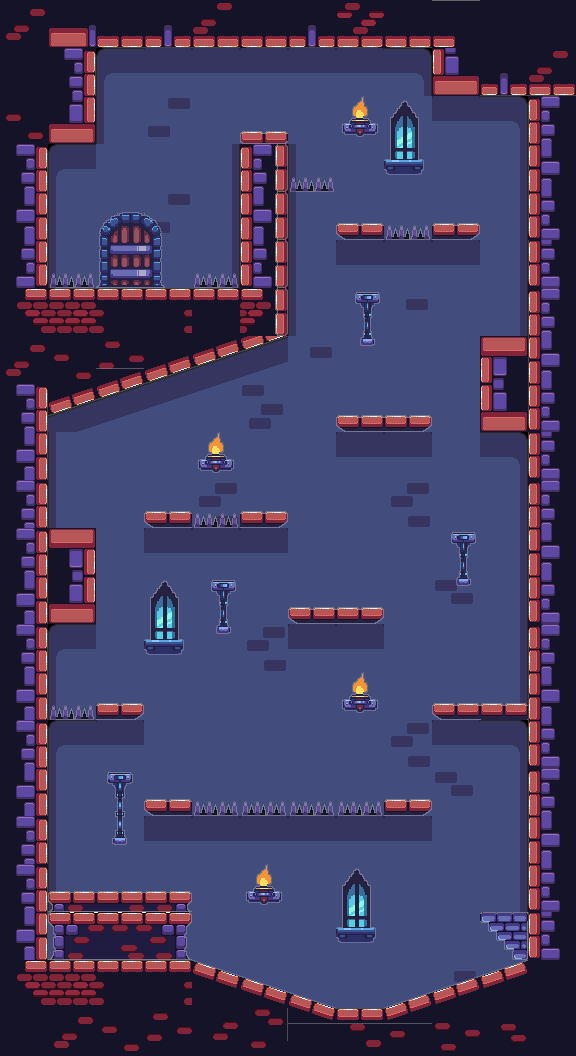

Tiled map render using the project's own tile images. Description and the whole map definition, tile-layer contents included, below:
An orthogonal 12x22 tile map with 48x48 px tiles, 2 tile layers (Background 1, Background 2) and 33 objects.

<map version="1.5" tiledversion="1.7.2" orientation="orthogonal" renderorder="right-down" width="12" height="22" tilewidth="48" tileheight="48" infinite="0" nextlayerid="7" nextobjectid="37">
 <tileset firstgid="1" source="map_8.tsx" />
 <layer id="1" name="Background 1" width="12" height="22">
  <data encoding="csv">
2,19,20,21,22,20,21,30,20,1073741944,1,1,
1,37,218,206,206,206,206,206,228,86,21,22,
3,87,236,225,238,238,238,238,238,206,228,49,
37,218,238,238,246,49,236,238,238,238,246,67,
55,236,238,225,246,67,236,238,238,238,246,85,
73,236,238,238,246,85,236,206,206,206,246,85,
91,92,93,94,102,103,236,238,224,238,246,49,
2,3,4,203,204,205,224,238,238,238,68,67,
37,204,205,221,222,223,238,238,238,238,86,85,
55,236,238,238,238,238,238,206,206,238,228,85,
37,236,238,238,245,238,238,238,245,238,246,49,
37,225,238,206,206,206,238,238,238,238,246,67,
55,238,238,238,238,238,238,238,238,239,246,85,
37,218,238,238,238,245,206,206,238,238,246,49,
55,236,238,238,238,238,238,238,238,238,246,67,
37,218,206,238,238,238,238,238,245,206,228,85,
55,236,238,238,238,238,238,238,238,239,246,49,
37,236,238,206,206,206,206,206,206,238,246,67,
37,236,238,238,238,238,238,238,238,238,246,85,
55,238,238,238,238,238,238,238,238,238,238,85,
91,92,93,94,238,238,238,238,238,224,238,1,
1,2,3,4,5,6,1073741825,1073741826,1073741827,1073741828,1073741829,1
</data>
 </layer>
 <layer id="2" name="Background 2" width="12" height="22">
  <data encoding="csv">
0,0,0,0,0,0,0,0,0,0,0,0,
0,0,0,0,0,0,0,0,0,0,0,0,
0,0,0,0,0,151,0,217,289,0,0,0,
0,0,0,0,0,1610612887,157,0,307,0,0,0,
0,0,298,299,0,1610612887,0,187,157,189,0,0,
0,157,316,317,157,1610612887,0,0,0,0,0,0,
0,0,0,0,0,1610612887,0,361,0,0,0,0,
0,0,7,23,24,25,0,379,0,0,0,0,
0,24,25,0,0,0,0,187,189,0,0,0,
0,0,0,0,217,0,0,0,0,0,0,0,
0,0,0,187,157,189,0,0,0,0,0,0,
0,69,0,0,0,0,0,0,0,361,0,0,
0,87,0,289,361,0,187,189,0,379,0,0,
0,0,0,307,379,0,0,0,0,0,0,0,
0,157,189,0,0,0,0,217,0,187,188,0,
0,0,0,0,0,0,0,0,0,0,0,0,
0,0,362,187,157,157,157,157,189,0,0,0,
0,0,380,0,0,0,0,0,0,0,0,0,
0,148,149,150,0,217,0,289,0,0,0,0,
0,184,185,186,0,0,0,307,0,0,1073741978,0,
0,0,0,0,1073741847,1073741848,1073741849,1073741850,1073741851,1073741852,1073741853,0,
0,0,0,0,0,0,1073741831,1073741832,1073741833,0,0,0
</data>
 </layer>
 <objectgroup id="4" name="Walls">
  <object id="1" x="98" y="145">
   <polygon points="0,0 -49.5,-0.5 -3,-98" />
  </object>
  <object id="2" x="47.5" y="146.5">
   <polygon points="0,0 0.5,141 -26.5,71" />
  </object>
  <object id="3" x="95.5" y="45">
   <polygon points="0,0 336.5,1.5 176,-29.5" />
  </object>
  <object id="4" x="432.5" y="48.5">
   <polygon points="0,0 -1,47 96,46.5" />
  </object>
  <object id="5" x="528" y="96">
   <polygon points="0,0 0,240 -49,239 -48,337 37.5,337" />
  </object>
  <object id="6" x="529" y="433.5">
   <polygon points="0,0 -1.5,268.5 -96.5,269.5 -97,279 -87.5,286.5 39.5,286.5" />
  </object>
  <object id="7" x="529" y="721">
   <polygon points="0,0 -1.5,191 -48,191.5 -48,200 -40,201 -40,208.5 -31.5,209 -33,217.5 -26.5,218 -25,227 -15.5,227.5 -16.5,240 23,241" />
  </object>
  <object id="8" x="385" y="1008.5">
   <polygon points="0,0 143.5,-47 139,-4" />
  </object>
  <object id="9" x="337" y="1008.5">
   <polygon points="0,0 46,-0.5 26,19" />
  </object>
  <object id="10" x="191" y="960">
   <polygon points="0,0 144.5,48.5 47,78" />
  </object>
  <object id="11" x="45" y="959.5">
   <polygon points="0,0 145.5,0 70,39" />
  </object>
  <object id="13" x="190.5" y="958.5">
   <polygon points="0,0 -5,-9.5 -3.5,-32.5 2,-38.5 0.5,-46 -3,-52.5 2.5,-58.5 1,-67 -140,-68" />
  </object>
  <object id="15" x="47" y="958">
   <polygon points="0,0 2,-332.5 -36.5,-143" />
  </object>
  <object id="16" x="96" y="703">
   <polygon points="0,0 46,1 46,9.5 39,15 1,15" />
  </object>
  <object id="17" x="48.5" y="623.5">
   <polygon points="0,0 46.5,0.5 47.5,-95.5 0,-95 -25.5,-43.5" />
  </object>
  <object id="18" x="48" y="527.5">
   <polygon points="0,0 -0.5,-110 -31,-55.5" />
  </object>
  <object id="19" x="47.5" y="414.5">
   <polygon points="0,0 241.5,-79 240,-283.5 192.5,-283 192.5,-128.5 0,-127.5" />
  </object>
  <object id="20" x="384.667" y="799">
   <polygon points="0,0 47.6667,0 47.6667,10.3333 37.6667,16.6667 -0.333333,16" />
  </object>
  <object id="21" x="144" y="799.667">
   <polygon points="0,0 47,-0.333333 47.6667,15 8,16.3333 -0.666667,9.33333" />
  </object>
  <object id="22" x="288.545" y="607.455">
   <polygon points="0,0 95.0909,0 95.0909,10 87.4545,15.4545 8,16 -0.181818,9.81818" />
  </object>
  <object id="23" x="336" y="415.75">
   <polygon points="0,0 95.5,-0.25 95.5,9.25 88.25,15.25 9.25,16 0.25,9.75" />
  </object>
  <object id="24" x="240.25" y="511.25">
   <polygon points="0,0 47.5,0 47.25,9.25 39.5,15.75 0,16" />
  </object>
  <object id="25" x="144.75" y="511.5">
   <polygon points="0,0 46.25,-0.75 47,15.75 8,16.5 -0.5,10.5" />
  </object>
  <object id="26" x="432" y="222.75">
   <polygon points="0,0 47.5,0.5 47.75,9.5 40.25,16.25 0.75,16.25" />
  </object>
  <object id="27" x="336" y="223.25">
   <polygon points="0,0 47.5,-0.25 47.25,15.5 8.25,16.25 0,9" />
  </object>
 </objectgroup>
 <objectgroup id="5" name="Traps">
  <object id="28" x="49.5" y="287.75">
   <polygon points="0,0 45,1 42.25,-15 4,-15.5" />
  </object>
  <object id="29" x="193.75" y="288.75">
   <polygon points="0,0 45,0.25 42,-16 1.5,-15.75" />
  </object>
  <object id="30" x="289.636" y="192">
   <polygon points="0,0 45.2727,0.181818 42.5455,-15.8182 2.54545,-15.4545" />
  </object>
  <object id="31" x="384.545" y="239.273">
   <polygon points="0,0 46.7273,0.909091 42.5455,-15.4545 5.09091,-15.6364" />
  </object>
  <object id="32" x="192.727" y="528">
   <polygon points="0,0 47.4545,0.181818 42.9091,-16 3.81818,-16.3636" />
  </object>
  <object id="33" x="49.2727" y="720.182">
   <polygon points="0,0 46.5455,-0.363636 42.5455,-17.0909 3.81818,-16.5455" />
  </object>
  <object id="34" x="383.333" y="816">
   <polygon points="0,0 -3.33333,-14.6667 -185.667,-16 -191,-1" />
  </object>
 </objectgroup>
 <objectgroup id="6" name="Door">
  <object id="35" x="96" y="287">
   <polygon points="0,0 69.25,1 64.25,-2.75 67,-55.5 63,-62.75 57.5,-68.5 44.75,-75 25.25,-75 18.5,-72.25 10.75,-65.75 5,-57.75 3.25,-56.5 3.25,-4" />
  </object>
 </objectgroup>
</map>
